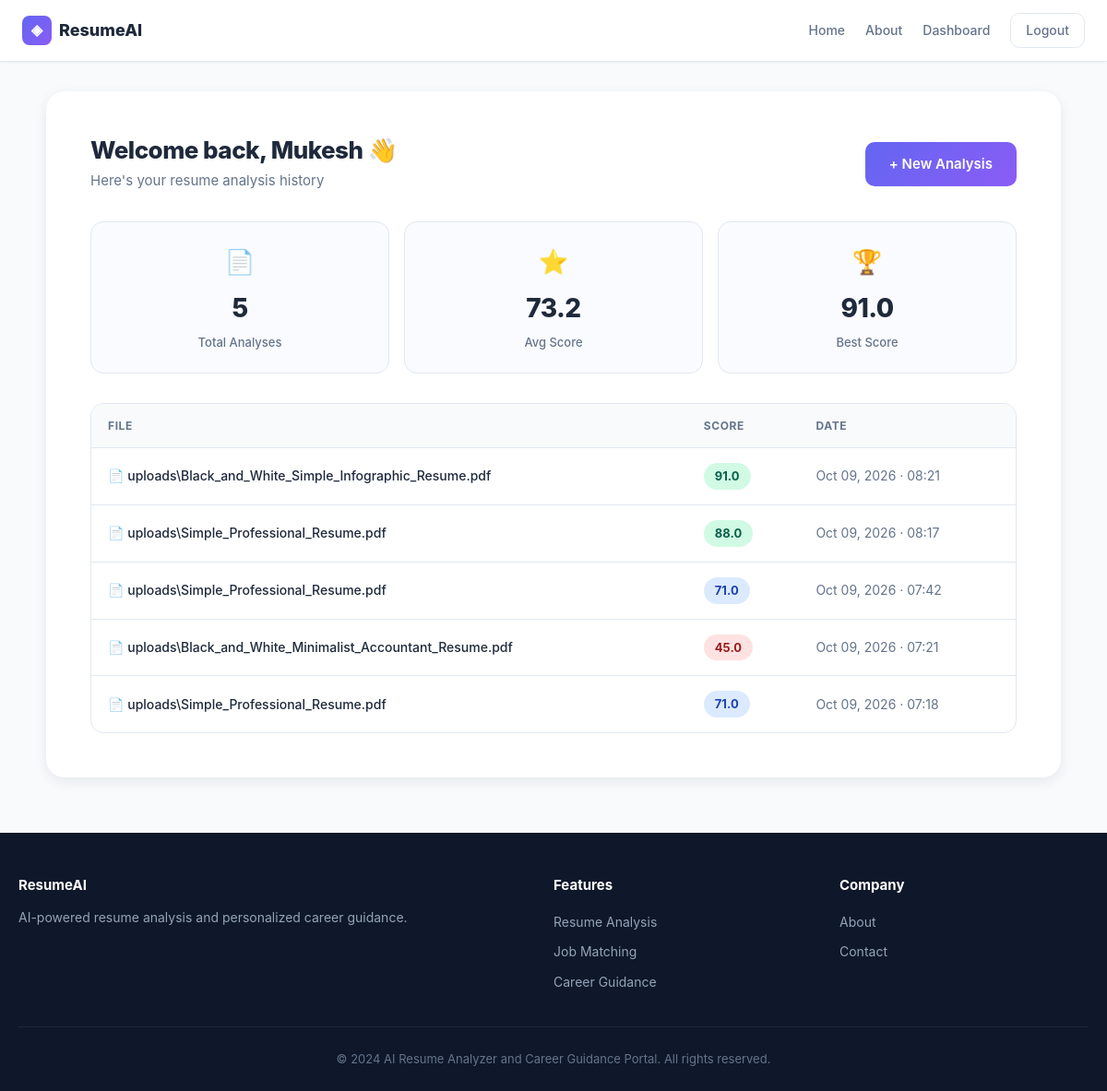
/dashboard (signed in), run on the app's committed database.
### database.py (models this page shows, shortened)
class Resume(db.Model):
    __tablename__ = "resumes"
    id = db.Column(db.Integer, primary_key=True)
    user_id = db.Column(db.Integer, db.ForeignKey("users.id"), nullable=True)
    file_path = db.Column(db.String(255))
    text_content = db.Column(db.Text)
    upload_date = db.Column(db.DateTime, default=datetime.utcnow)
    analyses = db.relationship("Analysis", backref="resume", lazy=True)

class Analysis(db.Model):
    __tablename__ = "analysis"
    id = db.Column(db.Integer, primary_key=True)
    resume_id = db.Column(db.Integer, db.ForeignKey("resumes.id"), nullable=True)
    score = db.Column(db.Float)
    breakdown = db.Column(db.Text)
    timestamp = db.Column(db.DateTime, default=datetime.utcnow)

### app.py (the view)
@app.route("/dashboard")
@login_required
def dashboard():
    if not DB_AVAILABLE:
        flash("Dashboard requires database.", "error")
        return redirect(url_for("index"))
    user_id = session["user_id"]
    resumes = (
        Resume.query
        .filter_by(user_id=user_id)
        .order_by(Resume.upload_date.desc())
        .limit(20)
        .all()
    )
    history = []
    for r in resumes:
        latest = (
            Analysis.query
            .filter_by(resume_id=r.id)
            .order_by(Analysis.timestamp.desc())
            .first()
        )
        history.append({
            "resume_id": r.id,
            "file_path": r.file_path,
            "upload_date": r.upload_date,
            "score": latest.score if latest else None,
            "timestamp": latest.timestamp if latest else None,
        })
    return render_template(
        "dashboard.html",
        history=history,
        user_name=session.get("user_name"),
    )

### app.py (called while the page is built)
def login_required(f):
    @wraps(f)
    def decorated(*args, **kwargs):
        if "user_id" not in session:
            flash("Please log in to access this page.", "error")
            return redirect(url_for("login"))
        return f(*args, **kwargs)
    return decorated

### templates/dashboard.html (shortened to what this page needs)
{% extends "base.html" %}
{% block content %}
<div class="container">
    <div class="dashboard-header">
        <div>
            <h1>Welcome back, {{ user_name }} 👋</h1>
            <p class="subtitle">Here's your resume analysis history</p>
        </div>
        <a href="/" class="btn-primary">+ New Analysis</a>
    </div>
    {% if history %}
    <div class="stats-grid">
        <div class="stat-card">
            <div class="stat-icon">📄</div>
            <div class="stat-value">{{ history|length }}</div>
            <div class="stat-label">Total Analyses</div>
        </div>
        <div class="stat-card">
            <div class="stat-icon">⭐</div>
            <div class="stat-value">
                {{ (history | selectattr('score') | map(attribute='score') | list | sum / history|length) | round(1) if
                history else 0 }}
            </div>
            <div class="stat-label">Avg Score</div>
        </div>
        <div class="stat-card">
            <div class="stat-icon">🏆</div>
            <div class="stat-value">
                {{ (history | selectattr('score') | map(attribute='score') | list | max) or 0 }}
            </div>
            <div class="stat-label">Best Score</div>
        </div>
    </div>
    <div class="history-table-wrap">
        <table class="history-table">
            <thead>
                <tr>
                    <th>File</th>
                    <th>Score</th>
                    <th>Date</th>
                </tr>
            </thead>
            <tbody>
                {% for h in history %}
                <tr>
                    <td><span class="file-chip">📄 {{ h.file_path.split('/')[-1] }}</span></td>
                    <td>
                        {% if h.score is not none %}
                        <span class="score-chip
                {% if h.score >= 85 %}score-excellent
                {% elif h.score >= 70 %}score-good
                {% elif h.score >= 50 %}score-average
                {% else %}score-poor{% endif %}">
                            {{ h.score }}
                        </span>
                        {% else %}
                        <span class="muted">—</span>
                        {% endif %}
                    </td>
                    <td class="muted">{{ h.upload_date.strftime("%b %d, %Y · %H:%M") }}</td>
                </tr>
                {% endfor %}
            </tbody>
        </table>
    </div>
    {% endif %}
</div>
{% endblock %}

### templates/base.html (shortened to what this page needs)
<!DOCTYPE html>
<html lang="en">
<head>
    <link rel="stylesheet" href="{{ url_for('static', filename='css/style.css') }}">
</head>
<body>
    <nav class="navbar">
        <div class="nav-container">
            <a href="/" class="nav-logo">
                <span class="logo-icon">◈</span>
                <span class="logo-text">ResumeAI</span>
            </a>
            <div class="nav-links">
                <a href="/">Home</a>
                <a href="/about">About</a>
                {% if session.user_id %}
                <a href="/dashboard">Dashboard</a>
                <a href="/logout" class="nav-btn-outline">Logout</a>
                {% else %}
                <a href="/login">Login</a>
                <a href="/signup" class="nav-btn-primary">Sign Up</a>
                {% endif %}
            </div>
        </div>
    </nav>
    <main class="main-content">
        {% block content %}{% endblock %}
    </main>
    <footer class="footer">
        <div class="footer-content">
            <div class="footer-col">
                <h4>ResumeAI</h4>
                <p>AI-powered resume analysis and personalized career guidance.</p>
            </div>
            <div class="footer-col">
                <h4>Features</h4>
                <a href="/">Resume Analysis</a>
                <a href="/">Job Matching</a>
                <a href="/">Career Guidance</a>
            </div>
            <div class="footer-col">
                <h4>Company</h4>
                <a href="/about">About</a>
                <a href="/">Contact</a>
            </div>
        </div>
        <div class="footer-bottom">
            <p>&copy; 2024 AI Resume Analyzer and Career Guidance Portal. All rights reserved.</p>
        </div>
    </footer>
</body>
</html>

### data on the page
Resume: file_path "uploads\\Black_and_White_Simple_Infographic_Resume.pdf", upload_date "Oct 09, 2026 · 08:21"
Analysis: score "91.0"
Resume: file_path "uploads\\Simple_Professional_Resume.pdf", upload_date "Oct 09, 2026 · 08:17"
Analysis: score "88.0"
Resume: file_path "uploads\\Simple_Professional_Resume.pdf", upload_date "Oct 09, 2026 · 07:42"
Analysis: score "71.0"
Resume: file_path "uploads\\Black_and_White_Minimalist_Accountant_Resume.pdf", upload_date "Oct 09, 2026 · 07:21"
Analysis: score "45.0"
Resume: file_path "uploads\\Simple_Professional_Resume.pdf", upload_date "Oct 09, 2026 · 07:18"
Analysis: score "71.0"

### other printed values
{{ user_name }} "Mukesh"
{{ history|length }} "5"
